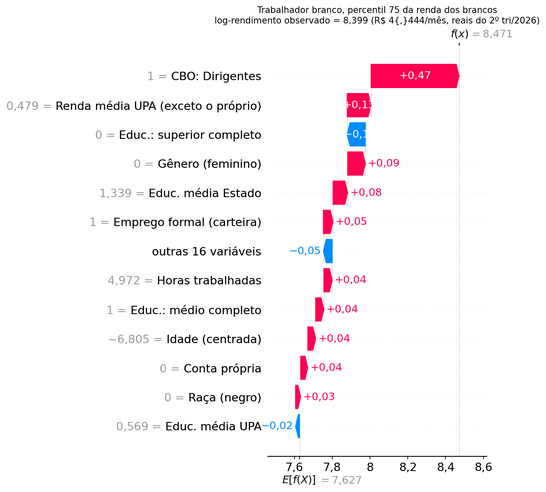
#> input picture outputs/figures/shap_waterfall_A_branco_alta_renda_xgb.png, 546 x 492 px, shrunk from 1303 x 1173 before the run
$ python gerar_figura_waterfall_ab.py
#> lines starting #> are read from the running program, lines starting #| are printed output that depends on the picture
# -*- coding: utf-8 -*-
"""Figura 10 numa imagem só: os dois waterfall SHAP empilhados, painéis A e B.

Por que (06/10/2026): no Word, duas subfiguras lado a lado viram uma tabela de leiaute do
pandoc, e o Sistema de Trabalho Final acusou "imagem dentro de célula de tabela" e "figura sem
título". O manual (15.1) também pede a identificação dos painéis com letra maiúscula, sem
parênteses nem ponto, no canto superior esquerdo de cada um.

Entrada: outputs/figures/shap_waterfall_{A_branco,B_negro}_alta_renda_xgb.png (run_ml_shap.py)
Saída:   outputs/figures/shap_waterfall_AB_xgb.png
"""
from pathlib import Path

from PIL import Image, ImageDraw, ImageFont

FIG = Path(__file__).resolve().parents[2] / "outputs" / "figures"
PAINEIS = [("A", FIG / "shap_waterfall_A_branco_alta_renda_xgb.png"),
           ("B", FIG / "shap_waterfall_B_negro_alta_renda_xgb.png")]
SAIDA = FIG / "shap_waterfall_AB_xgb.png"


def _fonte(tam: int):
    for nome in ("arialbd.ttf", "Arial Bold.ttf", "DejaVuSans-Bold.ttf"):
        try:
            return ImageFont.truetype(nome, tam)
        except OSError:
            continue
    return ImageFont.load_default()


def main() -> int:
    imgs = [(letra, Image.open(p).convert("RGB")) for letra, p in PAINEIS]
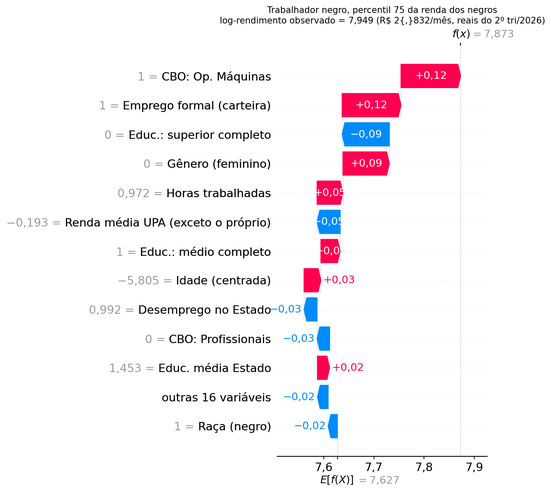
#> input picture outputs/figures/shap_waterfall_B_negro_alta_renda_xgb.png, 551 x 492 px, shrunk from 1314 x 1173 before the run
#> imgs = 2 items
    larg = max(im.width for _, im in imgs)
#> larg = 551
    respiro = int(0.03 * larg)
#> respiro = 16
    alt = sum(im.height for _, im in imgs) + respiro * (len(imgs) - 1)
#> alt = 1000
    tela = Image.new("RGB", (larg, alt), "white")
#> tela: PIL image 551x1000 RGB; every value is 255
    d = ImageDraw.Draw(tela)
    f = _fonte(max(28, larg // 30))
    y = 0
    for letra, im in imgs:
        tela.paste(im, (0, y))
        d.text((int(0.01 * larg), y + int(0.005 * larg)), letra, fill="black", font=f)
        y += im.height + respiro
#> this loop made 2 passes
#> (letra, y) on passes 1 to 2: ('A', 508), ('B', 1016)
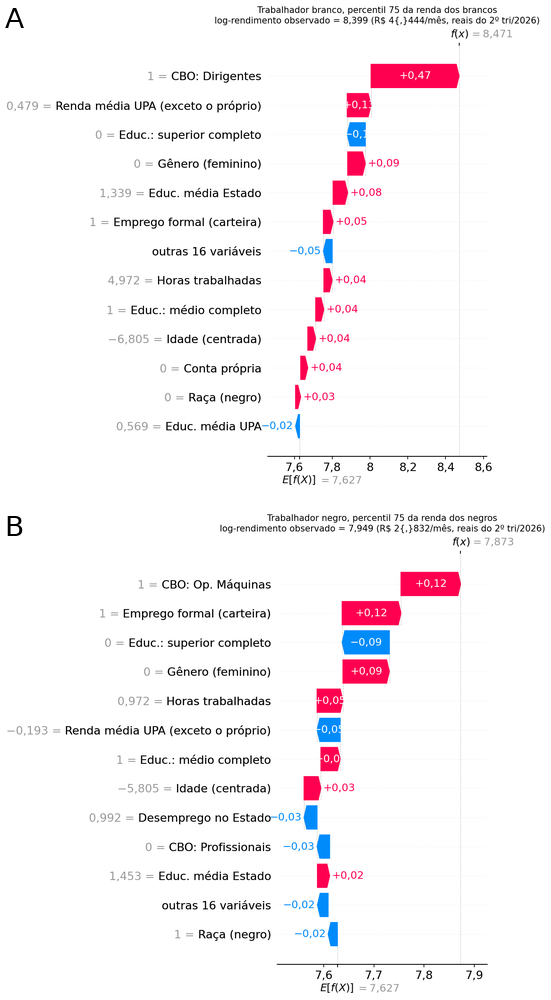
#> tela: PIL image 551x1000 RGB; mean R, G, B 247.6, 243.7, 245.9
#> after the loop, y = 1016
    tela.save(SAIDA, dpi=(200, 200))
    print(f"OK -> {SAIDA.name} ({tela.width}x{tela.height})")
#| OK -> shap_waterfall_AB_xgb.png (551x1000)
    return 0


if __name__ == "__main__":
    raise SystemExit(main())
#> (the program exits here)
